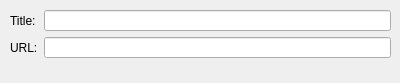
<?xml version="1.0" encoding="UTF-8"?>
<ui version="4.0">
 <class>addBookmark</class>
 <widget class="QDialog" name="addBookmark">
  <property name="geometry">
   <rect>
    <x>0</x>
    <y>0</y>
    <width>400</width>
    <height>83</height>
   </rect>
  </property>
  <property name="windowTitle">
   <string>Dialog</string>
  </property>
  <widget class="QDialogButtonBox" name="buttonBox">
   <property name="geometry">
    <rect>
     <x>230</x>
     <y>60</y>
     <width>156</width>
     <height>23</height>
    </rect>
   </property>
   <property name="standardButtons">
    <set>QDialogButtonBox::NoButton</set>
   </property>
  </widget>
  <widget class="QWidget" name="layoutWidget">
   <property name="geometry">
    <rect>
     <x>10</x>
     <y>10</y>
     <width>381</width>
     <height>48</height>
    </rect>
   </property>
   <layout class="QGridLayout" name="gridLayout">
    <item row="0" column="0">
     <widget class="QLabel" name="label">
      <property name="text">
       <string>Title:</string>
      </property>
     </widget>
    </item>
    <item row="0" column="1">
     <widget class="QLineEdit" name="titleBox"/>
    </item>
    <item row="1" column="0">
     <widget class="QLabel" name="label_3">
      <property name="text">
       <string>URL:</string>
      </property>
     </widget>
    </item>
    <item row="1" column="1">
     <widget class="QLineEdit" name="urlBox"/>
    </item>
   </layout>
  </widget>
 </widget>
 <resources/>
 <connections/>
</ui>
